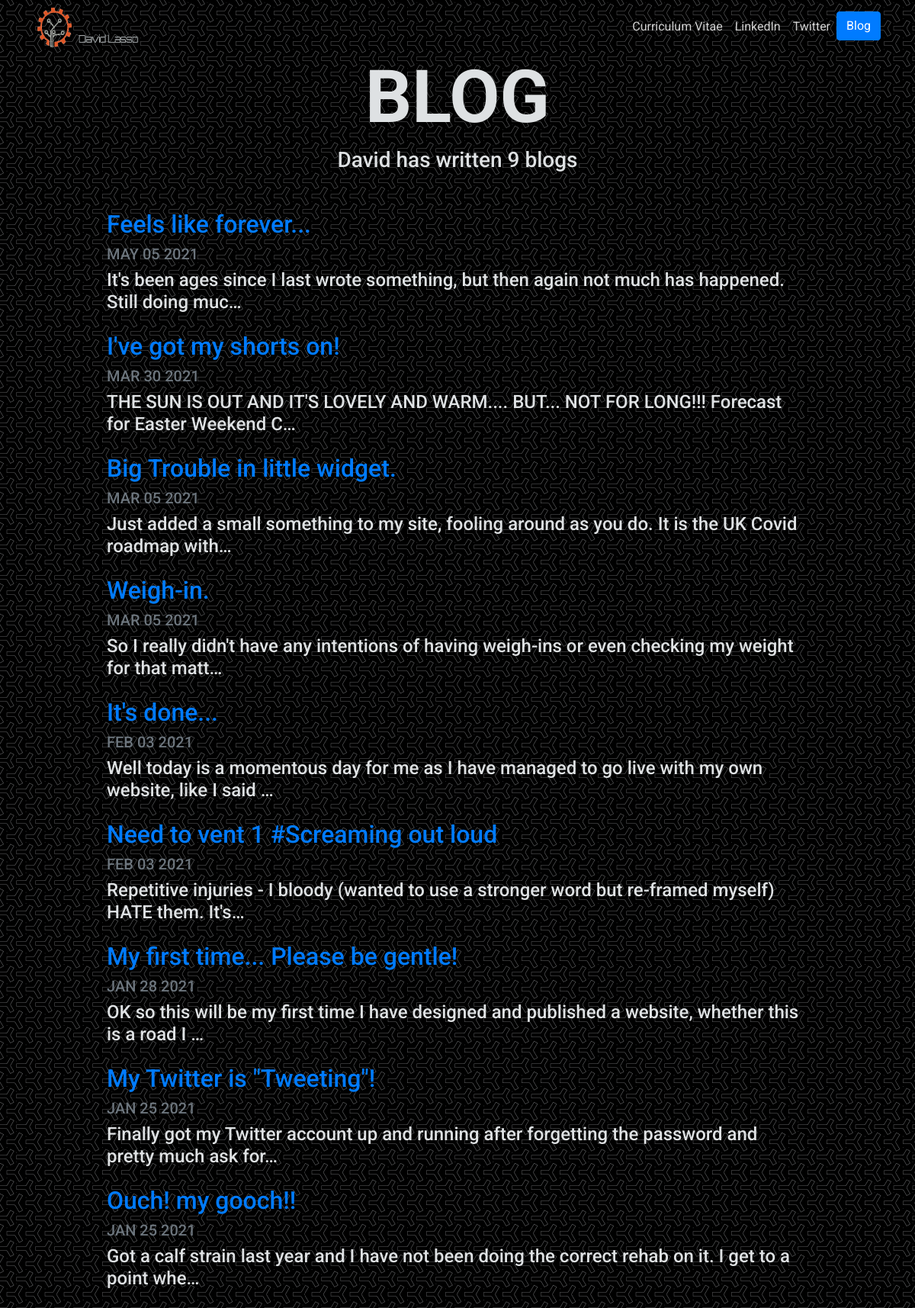
Screenshot of /blog/ with the database file from the repository.
### blog/models.py (models this page shows, shortened)
class Blog(models.Model):
	title = models.CharField(max_length=200)
	description = models.TextField()
	date = models.DateField()

### blog/views.py (the view)
# urls.py: path('', views.all_blogs, name='all_blogs'),
def all_blogs(request):
	blogs = Blog.objects.order_by('-date')[:9]
	return render(request, 'blog/all_blogs.html', {'blogs':blogs})

### blog/templates/blog/all_blogs.html
{% extends 'wsite/base.html' %}
{% load static %}
{% block content %}
<h1 id="blogtitle" class="font-weight-bold text-center">BLOG</h1>
<h3 class="text-center mb-5">David has written {{ blogs.count }} blog{{ blogs.count|pluralize }}</h3>
{% for blog in blogs %}
<div class="row justify-content-center my-3">
  <div class="col-md-10">
    <a href="{% url 'blog:detail' blog.id %}">
      <h2>{{ blog.title }}</h2>
    </a>
    <h5 class="text-muted">{{ blog.date|date:'M d Y'|upper }}</h5>
    <h4>{{ blog.description|striptags|truncatechars:100 }}</h4>
  </div>
</div>
{% endfor %}
{% endblock %}

### wsite/static/wsite/custom.css (style rules this page uses)
body { font-family: 'Roboto', sans-serif; color: rgba(222,225,227,3); background-image: url("y-so-serious.png"); }
#blogtitle { font-size: 6rem; }

### rows the page displays
Blog: title "Feels like forever...", date "MAY 05 2021", description "It's been ages since I last wrote something, but then again not much has happened. Still doing muc…"
Blog: title "I've got my shorts on!", date "MAR 30 2021", description "THE SUN IS OUT AND IT'S LOVELY AND WARM.... BUT... NOT FOR LONG!!! Forecast for Easter Weekend C…"
Blog: title "Big Trouble in little widget.", date "MAR 05 2021", description "Just added a small something to my site, fooling around as you do. It is the UK Covid roadmap with…"
Blog: title "Weigh-in.", date "MAR 05 2021", description "So I really didn't have any intentions of having weigh-ins or even checking my weight for that matt…"
Blog: title "It's done...", date "FEB 03 2021", description "Well today is a momentous day for me as I have managed to go live with my own website, like I said …"
Blog: title "Need to vent 1 #Screaming out loud", date "FEB 03 2021", description "Repetitive injuries - I bloody (wanted to use a stronger word but re-framed myself) HATE them. It's…"
Blog: title "My first time... Please be gentle!", date "JAN 28 2021", description "OK so this will be my first time I have designed and published a website, whether this is a road I …"
Blog: title "My Twitter is \"Tweeting\"!", date "JAN 25 2021", description "Finally got my Twitter account up and running after forgetting the password and pretty much ask for…"
Blog: title "Ouch! my gooch!!", date "JAN 25 2021", description "Got a calf strain last year and I have not been doing the correct rehab on it. I get to a point whe…"

### other values shown
{{ blogs.count }} "9"
